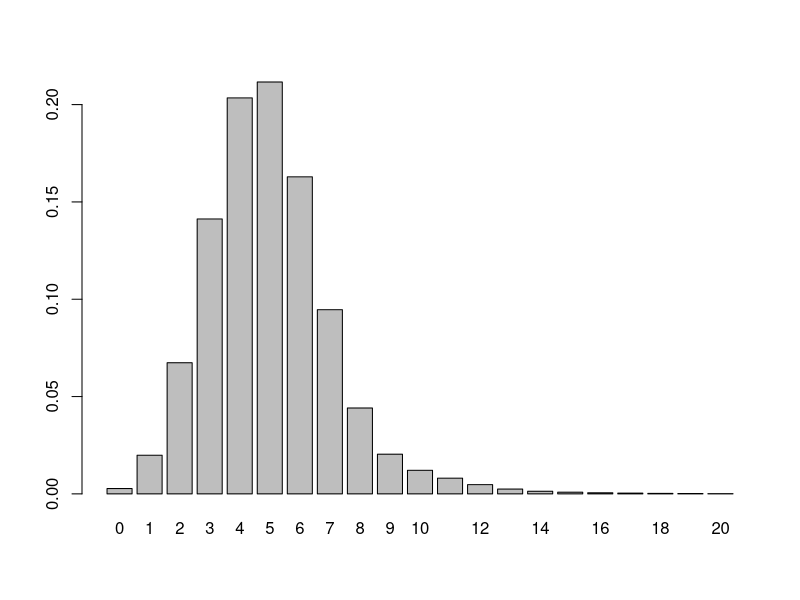
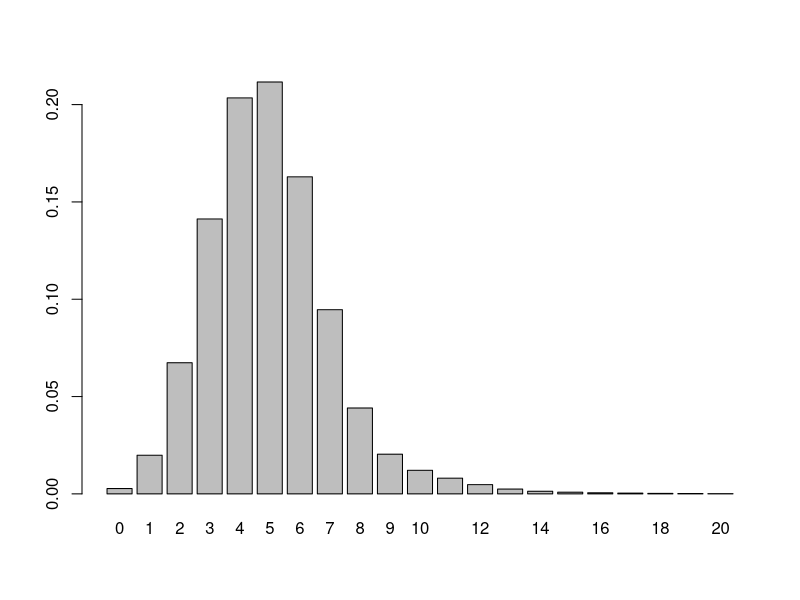
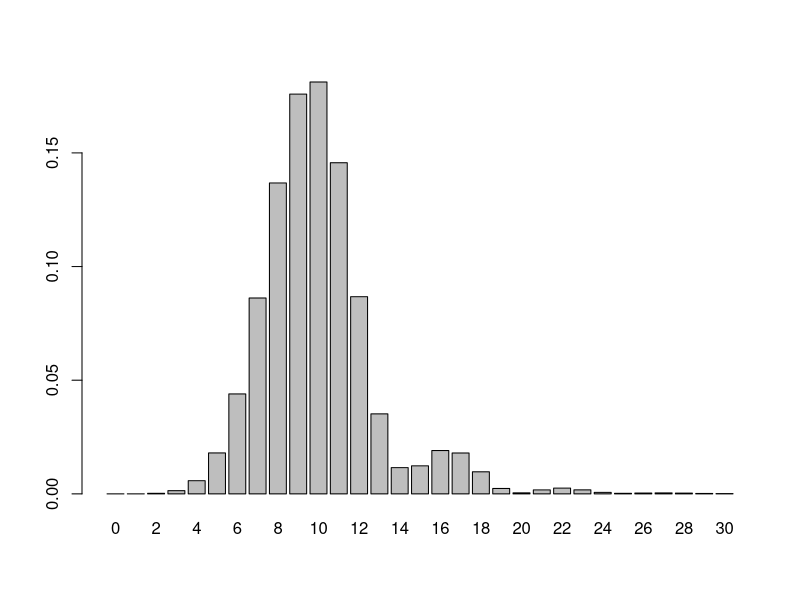
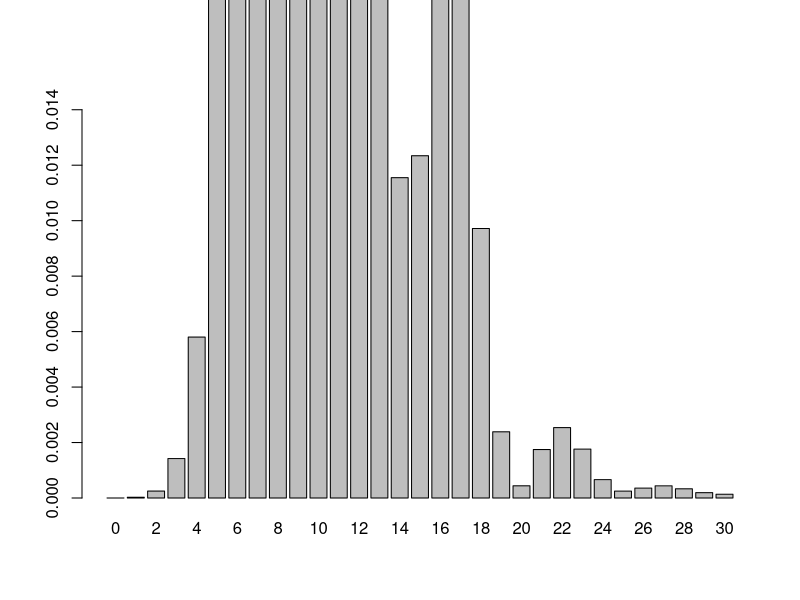
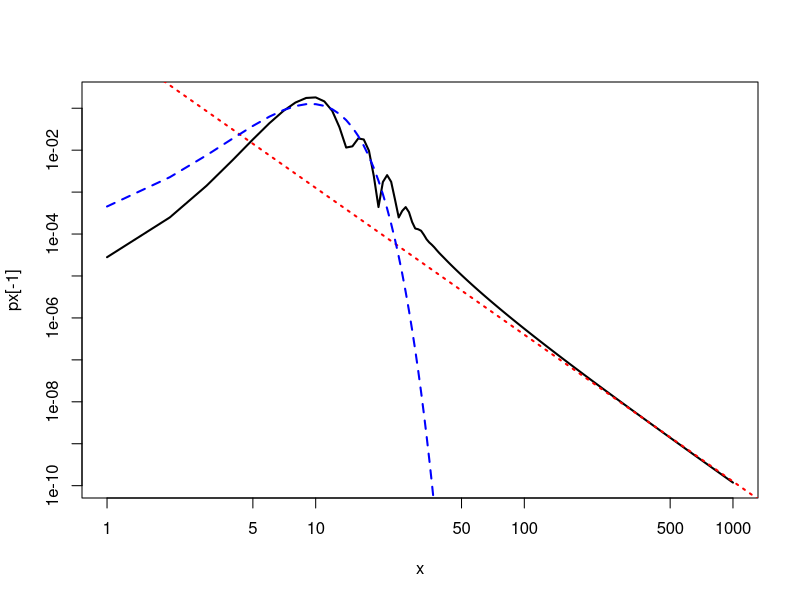
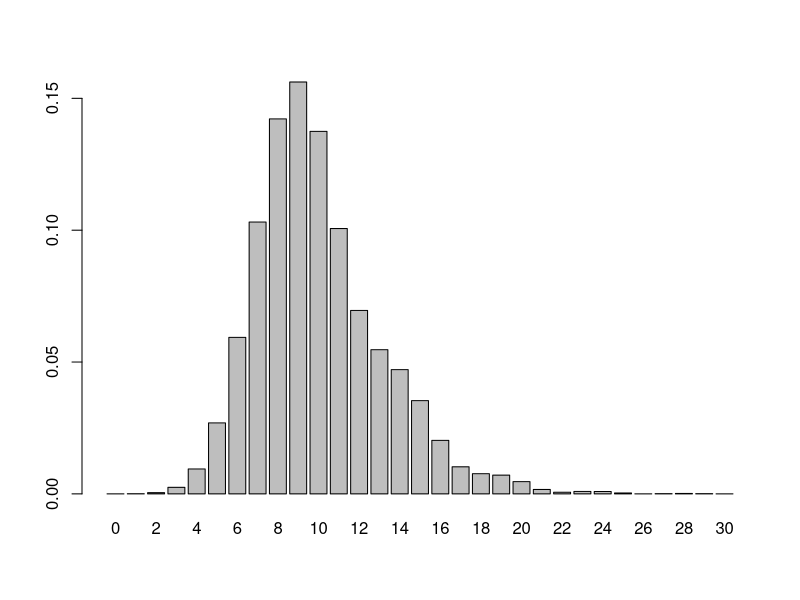
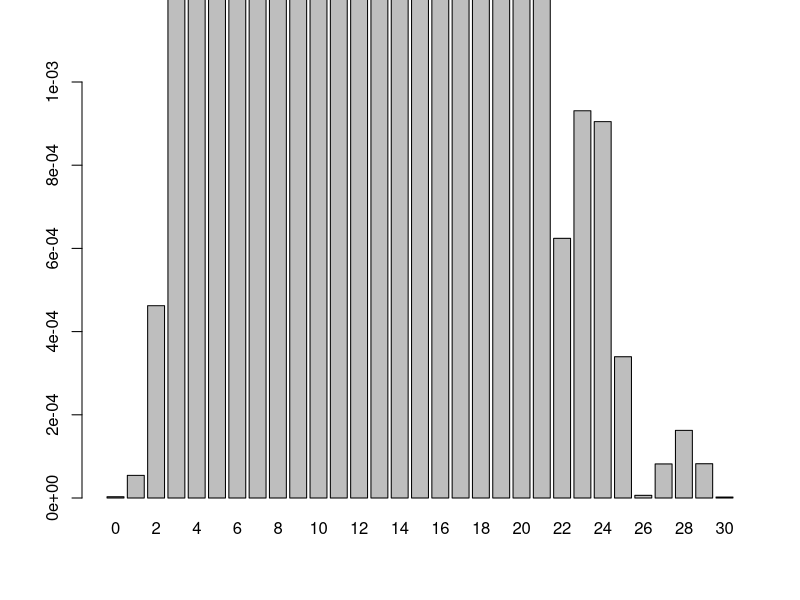
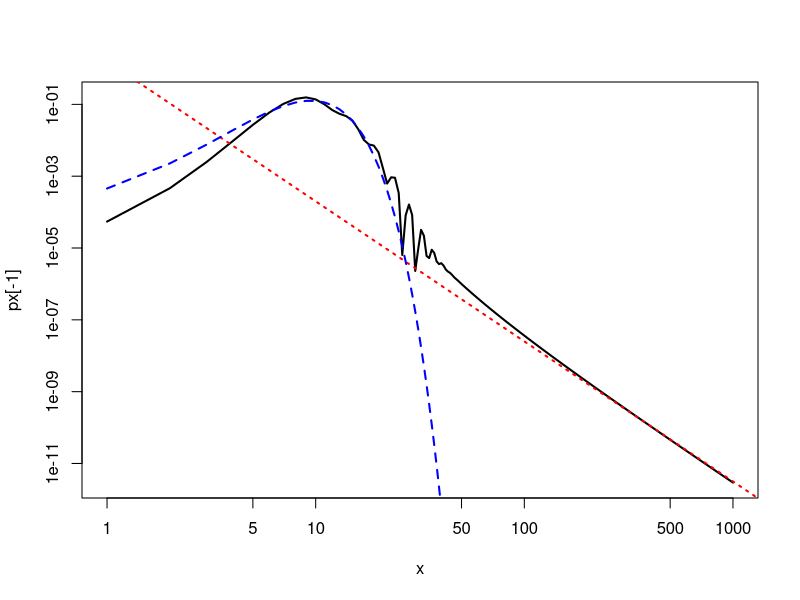

Generate these figures, in order, with R: (Note: this script raises an error after producing the figures.)
## ---- chunk 1
library(tidyverse)
theme_set(theme_bw())
#source("util.R")
## ---- chunk 2
# alpha<-2.5
# gamma<-0.9
# delta<-5

validgamma<-function(gamma,alpha){
  if(alpha<=0){ #alpha must be positive
    return(FALSE)
  }
  if(gamma==0){ #if gamma=0, this is ordinary Poisson, so alpha=1 by convention
    return(alpha==1)
  }
  #hereafter assume gamma!=0
  gpos<- gamma>0
  if(alpha<1){
    return(gpos) #gamma should be positive
  } else if(alpha<=2){
    return(!gpos) #gamma should be negative
  } else { #alpha>2
    alpha_star<-ceiling(alpha)
    if(alpha==alpha_star){ #integer values of alpha>2 not allowed
      return(FALSE)
    } else if(alpha_star%%2==1){
      return(gpos) #gamma positive when ceil(alpha) is odd
    } else {
      return(!gpos)
    }
  }
}

check_delta<-function(delta,gamma,alpha){
  if(delta< -gamma*alpha){
    stop("Must have delta>= -gamma*alpha to ensure P(X=1) is nonnegative")
  } else if(delta< -gamma){
    stop("Must have delta>= -gamma to ensure P(X=0)<=1")
  }
  #if delta>= -alpha*gamma, all probabilities are valid for alpha<=2
  #if alpha>2, even if both of these conditions are met, it's still possible
  #to have invalid probabilities. These are caught dynamically by the 
  #PMF function since there doesn't appear to be a closed from constraint.
  #increasing delta or making |gamma| closer to zero will always
  #make the PMF more well behaved.
}

dstable_pmf_naive<-function(nmax,delta,gamma,alpha){
  #compute the discrete stable PMF for non-integer alpha
  #nmax is the largest nonnegative integer at which to evaluate the PMF
  #will return P(X=n) for n=0,1,...,nmax
  #delta is location parameter
  #gamma is scale parameter
  #alpha is shape (tail) parameter
  #all parameters can only be scalars
  #evaluates the PMF using a direct recursion method
  #may not have great numerical stability
  stopifnot(validgamma(gamma,alpha))
  #direct way (numerical underflow likely)
  #assume alpha is not an integer, for alpha=1,2 handle separately
  #nmax<-100
  #nvals<-0:nmax
  jvals<-2:nmax
  check_delta(delta,gamma,alpha)
  dag<-delta+alpha*gamma
  weights<-c(dag, gamma*jvals*choose(alpha,jvals)*(-1)^(jvals-1))
  probs<-vector("numeric",length=nmax+1)
  probs[1]<-exp(-delta-gamma) #P(X=0)
  if(nmax==0){ #edge case where only want P(X=0)
    return(probs[1])
  } 
  for(n in 1:nmax){
    probs[n+1]<- mean(probs[n:1]*weights[1:n]) #P(X=n), mean does 1/n part
    if(probs[n+1]<0){
      stop("negative probability encountered, increase delta or decrease absolute value of gamma")
    }
  }
  return(probs)
}
probs<-dstable_pmf_naive(20,delta=5.0,gamma=.9,alpha=2.5)
barplot(probs,names.arg=0:(length(probs)-1))
sum(probs)
## ---- chunk 3
log1mexp<-function(x){
  #slightly modified from original VGAM implementation
  stopifnot(all(x[!is.na(x)]>0))
  ifelse(x<=log(2), log(-expm1(-x)), log1p(-exp(-x)))
}

signed_logSumExp<-function(lx,nn){
  #lx is log|x| where x could be positive or negative
  #nn is a logical vector indicating which elements of x are nonnegative
  #ie, nn<- sign(x)>=0
  #computes log(sum(x)) with numerical stability
  #we require that the sum of x be positive otherwise it throws an error
  #the sum is never directly computed though
  #lx is allowed to be -Inf (ie, x can have exact zeros)
  A<-matrixStats::logSumExp(lx,nn)
  B<-matrixStats::logSumExp(lx,!nn)
  A+log1mexp(A-B)
}

dstable_pmf<-function(nmax,delta,gamma,alpha,log=FALSE){
  #compute the discrete stable PMF for non-integer alpha
  #nmax is the largest nonnegative integer at which to evaluate the PMF
  #will return P(X=n) for n=0,1,...,nmax
  #delta is location parameter
  #gamma is scale parameter
  #alpha is shape (tail) parameter
  #all parameters can only be scalars
  stopifnot(validgamma(gamma,alpha))
  #assume alpha is not an integer, for alpha=1,2 handle separately
  jvals<-2:nmax
  check_delta(delta,gamma,alpha)
  dag<-delta+alpha*gamma
  ldag<-log(dag)
  #weights<-c(dag, gamma*jvals*choose(alpha,jvals)*(-1)^(jvals-1))
  lwts<-c(ldag, log(abs(gamma))+log(jvals)+lchoose(alpha,jvals))
  lp<-vector("numeric",length=nmax+1)
  lp[1]<- -delta-gamma #logP(X=0)
  if(nmax==0){ #edge case where only want P(X=0)
    return(ifelse(log,lp[1],exp(lp[1])))
  }
  nn<-rep.int(TRUE,nmax) #1,2,3,...,nmax. Which weights are nonnegative?
  #negative weights can only occur with alpha>2
  if(alpha>2){
    if(gamma>0){ #this implies ceil(alpha) is odd
      #negative terms are j=2,4,...floor(alpha)
      negterms<-seq(from=2,to=floor(alpha),by=2)
    } else { #case where ceil(alpha) is even
      #negative terms are j=3,5,...,floor(alpha)
      negterms<-seq(from=3,to=floor(alpha),by=2)
    }
    nn[negterms]<-FALSE
  }
  for(n in 1:nmax){
    terms<- lp[n:1] + lwts[1:n]
    lp[n+1]<- signed_logSumExp(terms,nn[1:n]) - log(n)
  }
  if(log){
    return(lp)
  } else {
    return(exp(lp))
  }
}
## ---- chunk 4
probs1<-dstable_pmf_naive(20,delta=5.0,gamma=.9,alpha=2.5)
#barplot(probs1,names.arg=0:(length(probs1)-1))
probs2<-dstable_pmf(20,delta=5.0,gamma=0.9,alpha=2.5)
barplot(probs2,names.arg=0:(length(probs2)-1))
max(abs(probs1-probs2))
sum(probs2)
## ---- chunk 5
n<-30
probs<-dstable_pmf(n,delta=10.0,gamma=3.4,alpha=2.5)#,log=TRUE)
barplot(probs,names.arg=0:n)
barplot(probs,names.arg=0:n, ylim=c(0,.015))
x<-1:1000
px<-dstable_pmf(max(x),delta=10.0,gamma=3.4,alpha=2.5)#,log=TRUE)
plot(x,px[-1],type="l",log="xy",lwd=2)
abline(0.6,-3.5,lty=3,col="red",lwd=2)
lines(x,dpois(x,10),lty=2,col="blue",lwd=2)
## ---- chunk 6
n<-30
probs<-dstable_pmf(n,delta=10.0,gamma=2.7,alpha=2.9)#,log=TRUE)
barplot(probs,names.arg=0:n)
barplot(probs,names.arg=0:n, ylim=c(0,.001))
x<-1:1000
px<-dstable_pmf(max(x),delta=10.0,gamma=2.7,alpha=2.9)#,log=TRUE)
plot(x,px[-1],type="l",log="xy",lwd=2)
abline(0.2,-3.9,lty=3,col="red",lwd=2)
lines(x,dpois(x,10),lty=2,col="blue",lwd=2)
## ---- chunk 7
n<-35
probs<-dstable_pmf(n,delta=10.0,gamma=-0.95,alpha=3.1)#,log=TRUE)
barplot(probs,names.arg=0:n)
barplot(probs,names.arg=0:n,ylim=c(0,1e-4))
x<-1:1000
px<-dstable_pmf(max(x),delta=10.0,gamma=-0.95,alpha=3.1)#,log=TRUE)
plot(x,px[-1],type="l",log="xy",lwd=2)
abline(-0.2,-4.1,lty=3,col="red",lwd=2)
lines(x,dpois(x,10),lty=2,col="blue",lwd=2)
## ---- chunk 8
n<-35
probs<-dstable_pmf(n,delta=10.0,gamma=-1.5,alpha=3.25)#,log=TRUE)
barplot(probs,names.arg=0:n)
barplot(probs,names.arg=0:n,ylim=c(0,2e-4))
x<-1:1000
px<-dstable_pmf(max(x),delta=10.0,gamma=-1.5,alpha=3.25)#,log=TRUE)
plot(x,px[-1],type="l",log="xy",lwd=2)
abline(0.45,-4.25,lty=3,col="red",lwd=2)
lines(x,dpois(x,10),lty=2,col="blue",lwd=2)
## ---- chunk 9
n<-50
probs<-dstable_pmf(n,delta=10.0,gamma=-1.22,alpha=3.5)#,log=TRUE)
barplot(probs,names.arg=0:n)
barplot(probs,names.arg=0:n,ylim=c(0,1e-4))
x<-1:1000
px<-dstable_pmf(max(x),delta=10.0,gamma=-1.22,alpha=3.5)#,log=TRUE)
plot(x,px[-1],type="l",log="xy",lwd=2)
abline(0.7,-4.5,lty=3,col="red",lwd=2)
lines(x,dpois(x,10),lty=2,col="blue",lwd=2)
## ---- chunk 10
n<-50
probs<-dstable_pmf(n,delta=10.0,gamma=-0.81,alpha=3.9)#,log=TRUE)
barplot(probs,names.arg=0:n)
barplot(probs,names.arg=0:n,ylim=c(0,1e-5))
x<-1:1000
px<-dstable_pmf(max(x),delta=10.0,gamma=-0.81,alpha=3.9)#,log=TRUE)
plot(x,px[-1],type="l",log="xy",lwd=2)
abline(0.2,-4.9,lty=3,col="red",lwd=2)
lines(x,dpois(x,10),lty=2,col="blue",lwd=2)
## ---- chunk 11
n<-21
pd<-data.frame(alpha=rep(c(0.8,1,1.5),2), sigma=2)
pd$gamma<-sigma2gamma(pd$sigma,pd$alpha)
#pd$gamma<-round(pd$gamma)
pd$delta[1:3]<-pd$alpha[1:3]*pd$gamma[1:3]+0.1
pd$delta[c(4,6)]<-pd$gamma[c(4,6)]*pd$alpha[c(4,6)]^2
pd$delta[5]<-2*pd$alpha[5]*pd$gamma[5]
#pd$delta<-ceiling(pd$delta)
# pd$gamma[1:3]<- (pd$delta[1:3]-0.1)/pd$alpha[1:3] #valid PMF but not self-decomp
# pd$gamma[c(4,6)]<-(pd$delta[c(4,6)]-0.1)/pd$alpha[c(4,6)]^2 #self-decomp
# pd$gamma[5]<- (pd$delta[5]-0.1)/(2*pd$alpha[5])
# pd$sigma<-gamma2sigma(pd$gamma,pd$alpha)
pd$self_decomp<-rep(c("not discretely self-decomposable","discretely self-decomposable"),each=3)
pd$alpha_txt<-paste0("alpha=",pd$alpha)
x<-0:(n-1)
pd2<- pd %>% group_by(alpha_txt,self_decomp) %>% 
  reframe(x=x, px=dpoistable(x,alpha,sigma,delta))

pd$delta_txt<-paste0("delta= ",signif(pd$delta,3))
pd$gamma_txt<-paste0("gamma= ",signif(pd$gamma,3))
ggplot(pd2)+geom_col(aes(x=x,y=px))+
  facet_grid(alpha_txt~self_decomp,scales="free_y")+
  geom_text(data=pd,aes(x=Inf,y=Inf,label=gamma_txt),hjust=1.05,vjust=1.3)+
  geom_text(data=pd,aes(x=Inf,y=Inf,label=delta_txt),hjust=1.05,vjust=2.6)+
  theme(panel.grid.minor = element_blank())+ylab("P(X=x)")
#+geom_vline(aes(xintercept=delta))
ggsave("discrete_stable_pmfs.pdf",width=6,height=6)

#transposed
pd3<-pd2 %>% mutate(
  self_decomp=fct_recode(self_decomp,
                         "not disc. self-decomp."="not discretely self-decomposable",
                         "disc. self-decomp."="discretely self-decomposable"))
pd3$self_decomp<-factor(pd3$self_decomp)
pd4<-pd %>% mutate(
  self_decomp=fct_recode(self_decomp,
                         "not disc. self-decomp."="not discretely self-decomposable",
                         "disc. self-decomp."="discretely self-decomposable"))
pd4$self_decomp<-factor(pd4$self_decomp)
ggplot(pd3)+geom_col(aes(x=x,y=px))+
  facet_grid(self_decomp~alpha_txt,scales="free_y")+
  geom_text(data=pd4,aes(x=Inf,y=Inf,label=gamma_txt),hjust=1.05,vjust=1.3)+
  geom_text(data=pd4,aes(x=Inf,y=Inf,label=delta_txt),hjust=1.05,vjust=2.6)+
  theme(panel.grid.minor = element_blank())+ylab("P(X=x)")
ggsave("discrete_stable_pmfs_wide.pdf",width=6,height=4)
